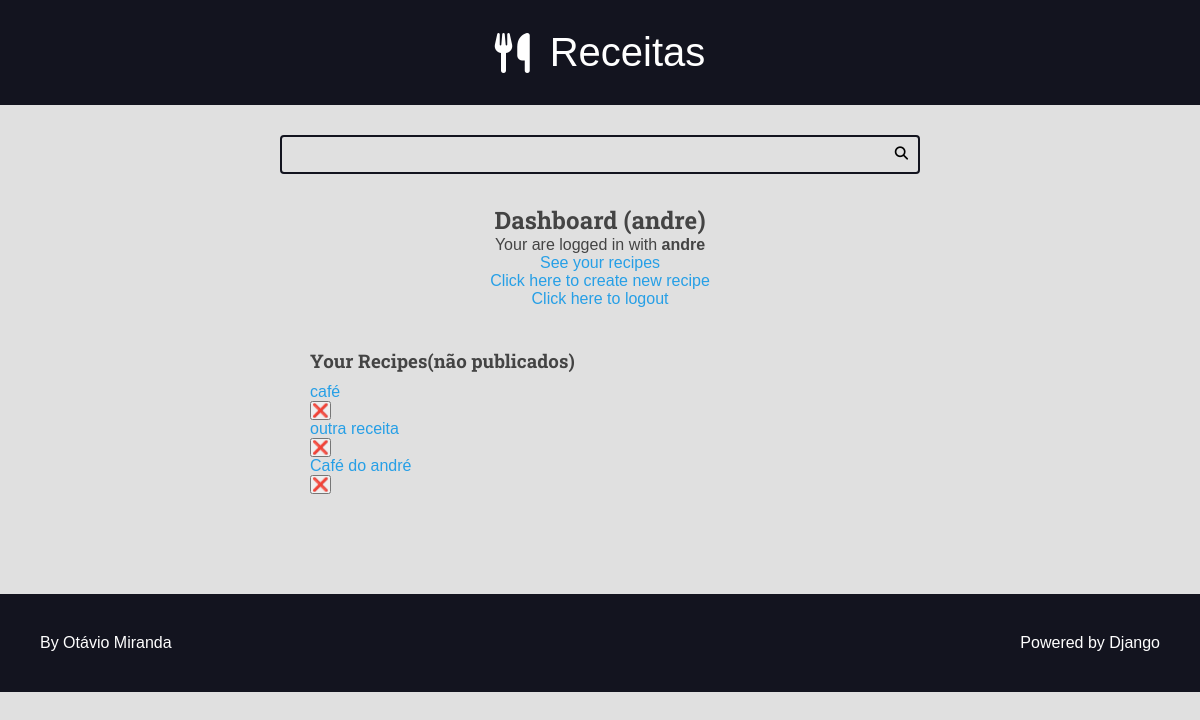
The app's page /authors/dashboard/ (signed in) with its own data.
### receitas/models.py (models this page shows, shortened)
class Recipe(models.Model):
    choices_preparation = (
        ('Minutos', 'Minutos'),
        ('Horas', 'Horas'),
    )
    choices_servings = (
        ('Porções', 'Porções'),
        ('Pessoas', 'Pessoas'),
        ('Pedaços', 'Pedaços'),
    )
    title = models.CharField(max_length = 32)
    description = models.CharField(max_length=85)
    slug = models.SlugField()
    preparation_time = models.IntegerField()
    preparation_time_unit = models.CharField(max_length=65, choices=choices_preparation)
    servings = models.IntegerField()
    servings_unit = models.CharField(max_length=65, choices=choices_servings)
    preparation_steps = models.TextField()
    preparation_steps_is_html = models.BooleanField(default = False)
    created_at = models.DateTimeField(auto_now_add = True)
    updated_at = models.DateTimeField(auto_now = True)
    is_published = models.BooleanField(default=False)
    cover = models.ImageField(upload_to='receitas/covers/%Y/%m/%d/', blank=True, default='')
    category = models.ForeignKey(Category, on_delete = models.SET_NULL, null = True, blank=True, default=None)
    author = models.ForeignKey(User, on_delete = models.SET_NULL, null = True)

### authors/views/all.py (the view)
# urls.py: path('dashboard/', views.dashboard, name="dashboard"),
@login_required(login_url='authors:login', redirect_field_name='next')
def dashboard(request):
    recipes = Recipe.objects.filter(
        is_published=False,
        author=request.user
        )
    return render(request, 'author/pages/dashboard.html', {'recipes': recipes})

### authors/templates/author/pages/dashboard.html (shortened to what this page needs)
{% extends 'global/base.html'%}
{% block content %}
<div class="main-content container">
    <div class="main-content center container" style="text-align: center;">
        <h2>Dashboard ({{ user }})</h2>
        {% include 'author/partials/login_message.html' %}
      <div class="authors-dashboard-container">
        <h3>Your Recipes(não publicados)</h3>
        <ul>
          {% for recipe in recipes %}
            <li>
              <a href="{% url 'authors:dashboard_recipe_edit' recipe.id %}">{{ recipe.title }}</a>
              <form class="inline-form form-delete" action="{% url 'authors:dashboard_recipe_delete'%}" method='POST'>
                <button class='plaintext-button' type='submit'>❌</button>
              </form>
            </li>
          {% empty %}
            <li>
              <p>Your do not recipes, please create one.</p>
            </li>
          {% endfor %}
        </ul>
      </div>
      </div>
</div>
{% endblock %}

### authors/templates/author/partials/login_message.html
{% if request.user.is_authenticated %}
<p>
  Your are logged in with <strong>{{ request.user.username }}</strong>
</p>
<a href="{% url 'authors:dashboard' %}">See your recipes</a><br>
<a href="{% url 'authors:recipe_new' %}">Click here to create new recipe</a><br>
<a href="{% url 'authors:logout' %}">Click here to logout</a>
{% else %}
<p>faça login</p>
{% endif %}

### base_static/global/css/styles.css (style rules this page uses)
:root { --color-primary: #269fe6; --color-primary-hover: #2086c2; --color-primary-dark: #13141f; --color-primary-dark-hover: #212336; --color-primary-light: #d4ecfa; --color-primary-light-hover: #bdd8e7; --color-white: #fff; --color-black: #000; --color-dark-text: #444; --color-info-light: #cce5ff; --color-debug-light: #cce5ff; --color-success-light: #d4edda; --color-alert-light: #fff3cd; --color-warning-light: #fff3cd; --color-error-light: #f8d7da; --color-info-dark: #4d86c4; --color-debug-dark: #4d86c4; --color-success-dark: #4a9c5d; --color-alert-dark: #927f40; --color-warning-dark: #927f40; --color-error-dark: #da525d; --color-gray-0: #f9f9f9; --color-gray-1: #e0e0e0; --color-gray-2: #c7c7c7; --color-gray-3: #aeaeae; --color-gray-4: #959595; --color-gray-5: #7d7d7d; --color-gray-6: #646464; --color-gray-7: #4b4b4b; --color-gray-8: #323232; --color-gray-9: #191919; --font-primary: sans-serif; --font-headings: 'Roboto Slab', serif; --spacing-gutter-medium: 3rem; --spacing-gutter-large: 4rem; }
* { padding: 0; margin: 0; box-sizing: border-box; }
html { font-size: 62.5%; }
body { font-size: 1.6rem; font-family: var(--font-primary); background: var(--color-gray-1); color: var(--color-dark-text); }
h1, h2, h3, h4, h5, h6 { font-family: var(--font-headings); }
a { color: var(--color-primary); text-decoration: none; }
.container { max-width: 144rem; margin: 0 auto; padding: var(--spacing-gutter-medium); }
.main-content { padding-top: 0; }
.authors-dashboard-container { max-width: 64rem; text-align: left; padding: var(--spacing-gutter-medium); margin: 0 auto; }
.authors-dashboard-container h3, .authors-dashboard-container p, .authors-dashboard-container ul { list-style-type: None; margin: 1rem 0; }

### records on screen
Recipe: title "café"
Recipe: title "outra receita"
Recipe: title "Café do andré"

### other values on screen
{{ user }} "andre"
{{ request.user.username }} "andre"
